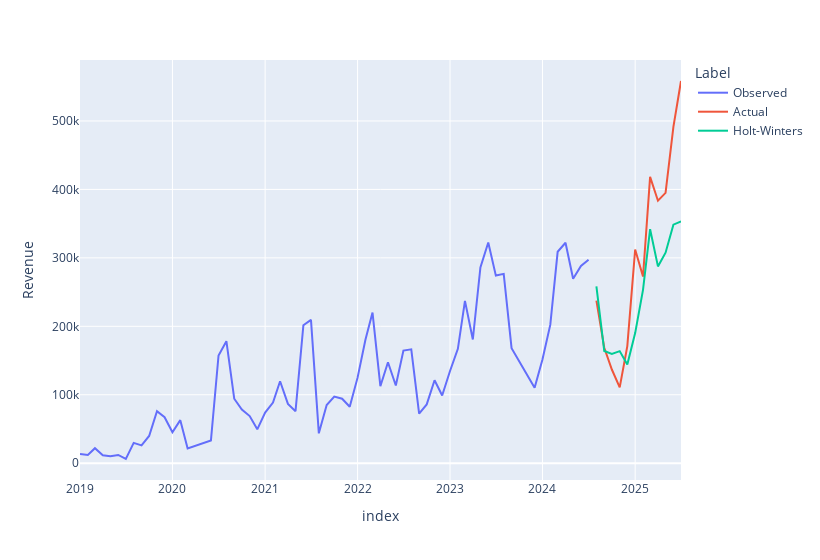

The notebook cell this image was saved under:
### Code cell
px.line(pd.concat((train,test, hw)), y="Revenue", color="Label", width=820)
